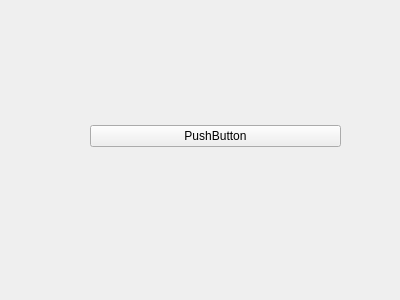
<?xml version="1.0" encoding="UTF-8"?>
<ui version="4.0">
 <class>Form</class>
 <widget class="QWidget" name="Form">
  <property name="geometry">
   <rect>
    <x>0</x>
    <y>0</y>
    <width>400</width>
    <height>300</height>
   </rect>
  </property>
  <property name="windowTitle">
   <string>Form</string>
  </property>
  <widget class="QWidget" name="gridLayoutWidget">
   <property name="geometry">
    <rect>
     <x>90</x>
     <y>70</y>
     <width>251</width>
     <height>131</height>
    </rect>
   </property>
   <layout class="QGridLayout" name="gridLayout">
    <item row="0" column="0">
     <spacer name="verticalSpacer">
      <property name="orientation">
       <enum>Qt::Vertical</enum>
      </property>
      <property name="sizeHint" stdset="0">
       <size>
        <width>20</width>
        <height>40</height>
       </size>
      </property>
     </spacer>
    </item>
    <item row="1" column="0">
     <widget class="QPushButton" name="pushButton">
      <property name="text">
       <string>PushButton</string>
      </property>
     </widget>
    </item>
    <item row="2" column="0">
     <spacer name="verticalSpacer_2">
      <property name="orientation">
       <enum>Qt::Vertical</enum>
      </property>
      <property name="sizeHint" stdset="0">
       <size>
        <width>20</width>
        <height>40</height>
       </size>
      </property>
     </spacer>
    </item>
   </layout>
  </widget>
 </widget>
 <resources/>
 <connections/>
</ui>
